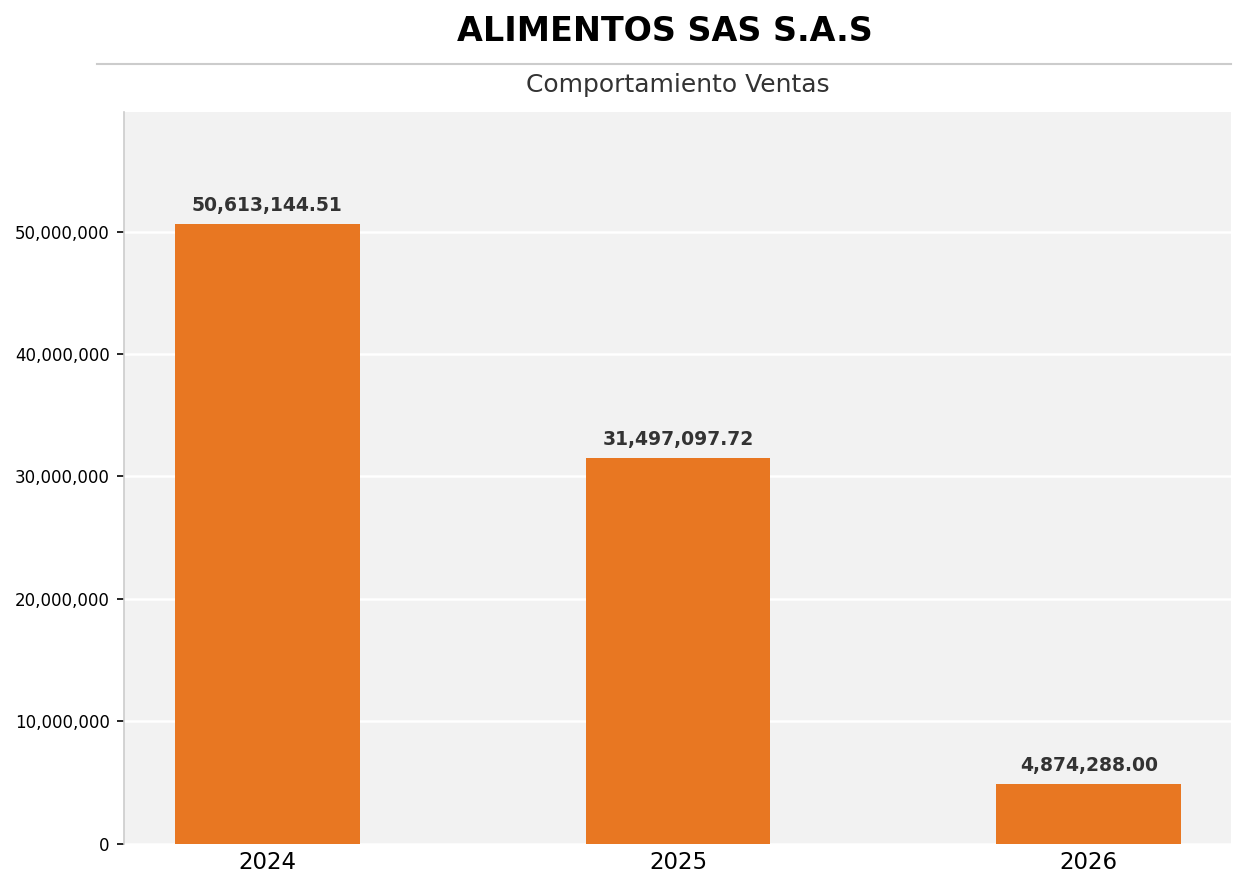

Python code for this plot:
import matplotlib
matplotlib.use('Agg')
import matplotlib.pyplot as plt
import matplotlib.ticker as mticker
import base64, io

# ── Datos (en producción son inyectados por n8n) ──────
nombre_cliente = "ALIMENTOS SAS S.A.S"
ventas_2024    =  50613144.51
ventas_2025    =  31497097.72
ventas_2026    =   4874288.00

# ── Colores ───────────────────────────────────────────
COLOR_BARRA = '#E87722'
COLOR_BG    = '#FFFFFF'
COLOR_PANEL = '#F2F2F2'

# ── Figura ────────────────────────────────────────────
fig = plt.figure(figsize=(9, 6.5))
fig.patch.set_facecolor(COLOR_BG)

# Título: nombre del cliente
fig.text(0.5, 0.93, nombre_cliente,
         ha='center', va='top',
         fontsize=16, fontweight='bold')

# Separador horizontal
line = plt.Line2D([0.08, 0.92], [0.88, 0.88],
                  transform=fig.transFigure,
                  color='#CCCCCC', linewidth=1)
fig.add_artist(line)

# ── Área del gráfico ──────────────────────────────────
ax = fig.add_axes([0.1, 0.08, 0.82, 0.75])
ax.set_facecolor(COLOR_PANEL)

# ── Barras ────────────────────────────────────────────
years  = ['2024', '2025', '2026']
values = [ventas_2024, ventas_2025, ventas_2026]

bars = ax.bar(years, values, color=COLOR_BARRA, width=0.45, zorder=3)

# Valores sobre cada barra
max_val = max(values)
for bar, val in zip(bars, values):
    ax.text(
        bar.get_x() + bar.get_width() / 2,
        bar.get_height() + max_val * 0.015,
        f"{val:,.2f}",
        ha='center', va='bottom',
        fontsize=9, fontweight='bold', color='#333333'
    )

# ── Eje Y ─────────────────────────────────────────────
ax.yaxis.set_major_formatter(
    mticker.FuncFormatter(lambda x, _: f"{x:,.0f}")
)
ax.set_ylim(0, max_val * 1.18)
ax.tick_params(axis='y', labelsize=8)

# ── Eje X ─────────────────────────────────────────────
ax.tick_params(axis='x', labelsize=11, length=0)

# ── Grid y bordes ─────────────────────────────────────
ax.yaxis.grid(True, color='white', linewidth=1.2, zorder=0)
ax.set_axisbelow(True)
for spine in ['top', 'right', 'bottom']:
    ax.spines[spine].set_visible(False)
ax.spines['left'].set_color('#CCCCCC')

# ── Título del gráfico ────────────────────────────────
ax.set_title('Comportamiento Ventas', fontsize=12,
             pad=10, loc='center', color='#333333')

# ── Exportar ──────────────────────────────────────────
buf = io.BytesIO()
plt.savefig(buf, format='png', dpi=150,
            bbox_inches='tight', facecolor=COLOR_BG)
buf.seek(0)
result = base64.b64encode(buf.read()).decode('utf-8')
plt.close()

# En prueba local: guardar también como archivo
with open('/output/grafica_asi_vamos.png', 'wb') as f:
    buf.seek(0)
    f.write(buf.read())
print("Imagen generada OK")
